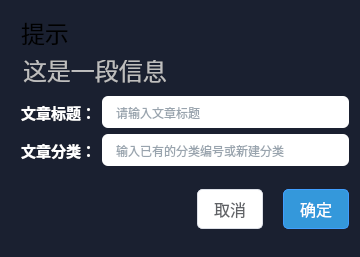
<?xml version="1.0" encoding="UTF-8"?>
<ui version="4.0">
 <class>myDialog</class>
 <widget class="QDialog" name="myDialog">
  <property name="geometry">
   <rect>
    <x>0</x>
    <y>0</y>
    <width>360</width>
    <height>257</height>
   </rect>
  </property>
  <property name="maximumSize">
   <size>
    <width>16777215</width>
    <height>16777215</height>
   </size>
  </property>
  <property name="windowTitle">
   <string>Dialog</string>
  </property>
  <property name="styleSheet">
   <string notr="true">#myDialog {
    font-family:'Roboto', sans-serif;
    border-radius: 5px;
    background-color: #1a2030;
}</string>
  </property>
  <layout class="QGridLayout" name="gridLayout">
   <property name="leftMargin">
    <number>21</number>
   </property>
   <item row="0" column="0" colspan="2">
    <widget class="QLabel" name="label">
     <property name="maximumSize">
      <size>
       <width>16777215</width>
       <height>43</height>
      </size>
     </property>
     <property name="font">
      <font>
       <pointsize>18</pointsize>
       <bold>false</bold>
      </font>
     </property>
     <property name="styleSheet">
      <string notr="true">background-color: #1a2030;
font-weight:350;
</string>
     </property>
     <property name="text">
      <string>提示</string>
     </property>
    </widget>
   </item>
   <item row="2" column="1">
    <widget class="QLineEdit" name="l1">
     <property name="minimumSize">
      <size>
       <width>0</width>
       <height>0</height>
      </size>
     </property>
     <property name="maximumSize">
      <size>
       <width>16777215</width>
       <height>16777215</height>
      </size>
     </property>
     <property name="styleSheet">
      <string notr="true">/* 输入框的布局和颜色，以及它的hover状态 */
QLineEdit {
    border-radius: 6px;
    padding: 8px 12px;
    padding-top: 8px;
    padding-right: 12px;
    padding-bottom: 8px;
    padding-left: 12px;
    color: #34495e;

}
QLineEdit:focus{
    border: 2px solid #bdc3c7;
}</string>
     </property>
     <property name="text">
      <string/>
     </property>
     <property name="placeholderText">
      <string>请输入文章标题</string>
     </property>
    </widget>
   </item>
   <item row="1" column="0" colspan="2">
    <widget class="QLineEdit" name="lineEdit">
     <property name="enabled">
      <bool>false</bool>
     </property>
     <property name="minimumSize">
      <size>
       <width>0</width>
       <height>0</height>
      </size>
     </property>
     <property name="font">
      <font>
       <pointsize>18</pointsize>
      </font>
     </property>
     <property name="styleSheet">
      <string notr="true">background:transparent;border-width:0;border-style:outset;
background-color:  #1a2030;
</string>
     </property>
     <property name="text">
      <string>这是一段信息</string>
     </property>
    </widget>
   </item>
   <item row="3" column="1">
    <widget class="QLineEdit" name="l2">
     <property name="minimumSize">
      <size>
       <width>0</width>
       <height>0</height>
      </size>
     </property>
     <property name="styleSheet">
      <string notr="true">/* 输入框的布局和颜色，以及它的hover状态 */
QLineEdit {
    border-radius: 6px;
    padding: 8px 12px;
    padding-top: 8px;
    padding-right: 12px;
    padding-bottom: 8px;
    padding-left: 12px;
    color: #34495e;

}
QLineEdit:focus{
    border: 2px solid #bdc3c7;
}</string>
     </property>
     <property name="placeholderText">
      <string>输入已有的分类编号或新建分类</string>
     </property>
    </widget>
   </item>
   <item row="3" column="0">
    <widget class="QLabel" name="t2">
     <property name="font">
      <font>
       <pointsize>11</pointsize>
       <bold>true</bold>
      </font>
     </property>
     <property name="styleSheet">
      <string notr="true">#t2{
font-weight: 550;
color:white
}</string>
     </property>
     <property name="text">
      <string>文章分类：</string>
     </property>
     <property name="alignment">
      <set>Qt::AlignRight|Qt::AlignTrailing|Qt::AlignVCenter</set>
     </property>
    </widget>
   </item>
   <item row="2" column="0">
    <widget class="QLabel" name="t1">
     <property name="font">
      <font>
       <pointsize>11</pointsize>
       <bold>true</bold>
      </font>
     </property>
     <property name="styleSheet">
      <string notr="true">#t1{
font-weight: 550;
color:white
}</string>
     </property>
     <property name="text">
      <string>文章标题：</string>
     </property>
     <property name="alignment">
      <set>Qt::AlignRight|Qt::AlignTrailing|Qt::AlignVCenter</set>
     </property>
    </widget>
   </item>
   <item row="4" column="0" colspan="2">
    <widget class="QWidget" name="widget" native="true">
     <property name="styleSheet">
      <string notr="true">QPushButton#bt_ok{
    border: 1px solid rgb(64, 158, 255);
    font-size: 16px;
    font-weight: normal;
    min-width: 50px;
    width:50;
    line-height: 1.4;
    min-height: 28;
    border-radius: 5px;
    padding: 5px 7px;
    color: white;
    background-color: #3498db;
}
QPushButton#bt_ok:hover {

    background-color: #5dade2;
}
 QPushButton#bt_ok:pressed {
    border: 1px solid #138496;
    background-color:#2c81ba;
}

QPushButton#bt_no{
    border: 1px solid rgb(220, 223, 230);
    font-size: 16px;
    font-weight: normal;
    min-width: 50px;
    width:50;
    line-height: 1.4;
    min-height: 28;
    border-radius: 5px;
    padding: 5px 7px;
    color: rgb(96, 98, 102);
    background-color: white;
}
 QPushButton#bt_no:hover {
    background-color: #ecf5ff;
	color:#3498db;
}
QPushButton#bt_no:pressed {
       border: 1px solid #3498db;
}</string>
     </property>
     <layout class="QHBoxLayout" name="horizontalLayout">
      <property name="spacing">
       <number>0</number>
      </property>
      <property name="leftMargin">
       <number>0</number>
      </property>
      <property name="topMargin">
       <number>0</number>
      </property>
      <property name="rightMargin">
       <number>0</number>
      </property>
      <property name="bottomMargin">
       <number>0</number>
      </property>
      <item>
       <spacer name="horizontalSpacer">
        <property name="orientation">
         <enum>Qt::Horizontal</enum>
        </property>
        <property name="sizeHint" stdset="0">
         <size>
          <width>40</width>
          <height>20</height>
         </size>
        </property>
       </spacer>
      </item>
      <item>
       <widget class="QPushButton" name="bt_no">
        <property name="text">
         <string>取消</string>
        </property>
       </widget>
      </item>
      <item>
       <spacer name="horizontalSpacer_2">
        <property name="orientation">
         <enum>Qt::Horizontal</enum>
        </property>
        <property name="sizeType">
         <enum>QSizePolicy::Fixed</enum>
        </property>
        <property name="sizeHint" stdset="0">
         <size>
          <width>20</width>
          <height>20</height>
         </size>
        </property>
       </spacer>
      </item>
      <item>
       <widget class="QPushButton" name="bt_ok">
        <property name="text">
         <string>确定</string>
        </property>
       </widget>
      </item>
     </layout>
    </widget>
   </item>
  </layout>
 </widget>
 <resources/>
 <connections/>
</ui>
